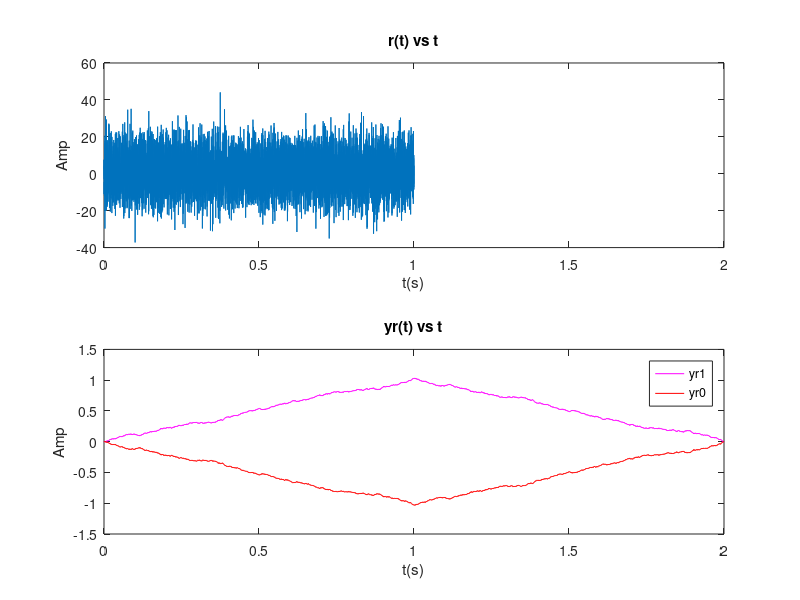

Here is the MATLAB script that generated this plot:
% FILE: Ex2.m
% NAME: Tianning Li
% DESCRIPTION: Convolution and Correlation

% Clear all variables and close all windows
clear all; close all; clc;

load CommsSignals.mat
y1 = conv(x1,x1)/Fs;
y1_corr = y1(length(x1))
y0 = conv(x1,x0)/Fs;
y0_corr = y0(length(x1))

load Noise.mat
r = x1 + n;
t_r = (0:(length(r)-1)) * (1/Fs);

figure();
subplot(2,1,1);
plot(t_r, r);
xlim([0,2]);
title('r(t) vs t');
xlabel('t(s)');
ylabel('Amp');

yr1 = conv(r, x1)/Fs;
yr0 = conv(r, x0)/Fs;
t_yr = (0:(length(yr1)-1)) * (1/Fs);
subplot(2,1,2);
plot(t_yr, yr1,'m',t_yr, yr0,'r');
legend({'yr1', 'yr0'});
title('yr(t) vs t');
xlabel('t(s)');
ylabel('Amp');
yr1_corr = yr1(length(x1))
yr0_corr = yr0(length(x0))
